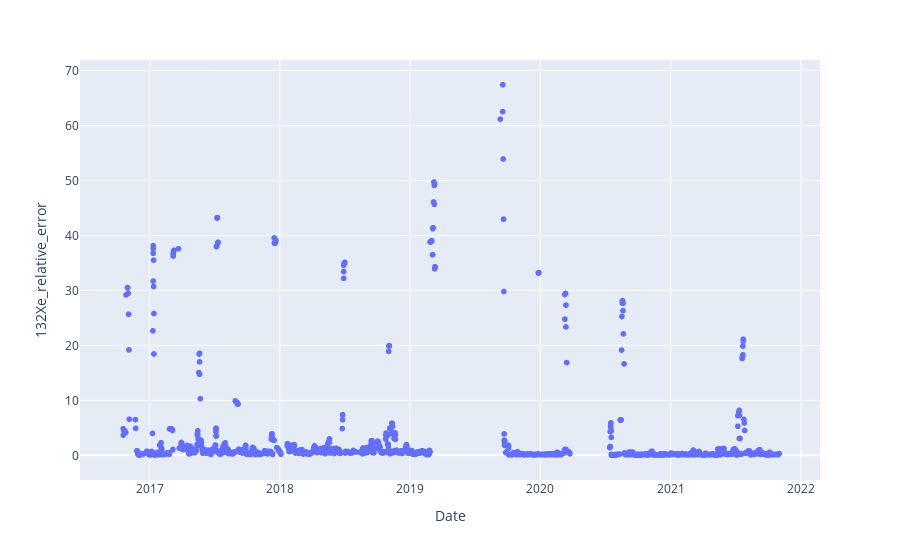

Notebook cell for this chart:
### Code cell
fig = px.scatter(hhf, x=hhf['Date'], y=hhf[f'{conc1}_relative_error'], log_y=False)
fig.show()

### Figure 1 — Plotly figure (JSON) as saved in the notebook; plotly's stock layout.template omitted (floating-point values rounded to 4 significant figures; data arrays with more than 128 entries replaced by an {"elided": "..."} marker saying what was removed)
{"data": [{"hovertemplate": "Date=%{x}<br>132Xe_relative_error=%{y}<extra></extra>", "legendgroup": "", "marker": {"color": "#636efa", "symbol": "circle"}, "mode": "markers", "name": "", "showlegend": false, "type": "scattergl", "x": {"elided": "2165 str values"}, "xaxis": "x", "y": {"elided": "2165 float values"}, "yaxis": "y"}], "layout": {"legend": {"tracegroupgap": 0}, "margin": {"t": 60}, "xaxis": {"anchor": "y", "domain": [0, 1], "title": {"text": "Date"}}, "yaxis": {"anchor": "x", "domain": [0, 1], "title": {"text": "132Xe_relative_error"}}}}
